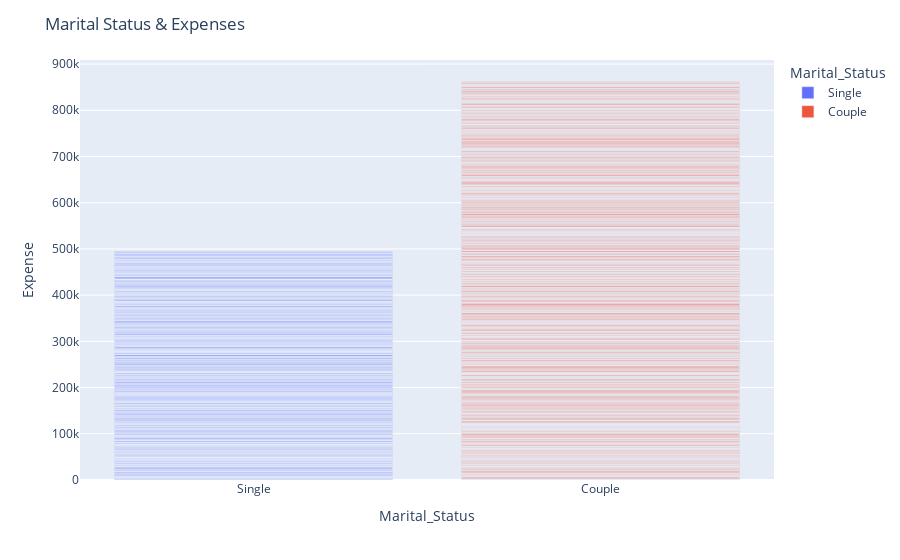

The cell this chart's notebook holds for it:
### Code cell
fig = px.bar(df, x='Marital_Status', y='Expense', color="Marital_Status")
fig.update_layout(title='Marital Status & Expenses')
fig.show()

### Figure 1 — Plotly figure (JSON) as saved in the notebook; plotly's stock layout.template omitted (floating-point values rounded to 4 significant figures; data arrays with more than 128 entries replaced by an {"elided": "..."} marker saying what was removed)
{"data": [{"alignmentgroup": "True", "hovertemplate": "Marital_Status=%{x}<br>Expense=%{y}<extra></extra>", "legendgroup": "Single", "marker": {"color": "#636efa", "pattern": {"shape": ""}}, "name": "Single", "offsetgroup": "Single", "orientation": "v", "showlegend": true, "textposition": "auto", "type": "bar", "x": {"elided": "796 str values"}, "xaxis": "x", "y": {"elided": "796 int values"}, "yaxis": "y"}, {"alignmentgroup": "True", "hovertemplate": "Marital_Status=%{x}<br>Expense=%{y}<extra></extra>", "legendgroup": "Couple", "marker": {"color": "#EF553B", "pattern": {"shape": ""}}, "name": "Couple", "offsetgroup": "Couple", "orientation": "v", "showlegend": true, "textposition": "auto", "type": "bar", "x": {"elided": "1444 str values"}, "xaxis": "x", "y": {"elided": "1444 int values"}, "yaxis": "y"}], "layout": {"barmode": "relative", "legend": {"title": {"text": "Marital_Status"}, "tracegroupgap": 0}, "margin": {"t": 60}, "title": {"text": "Marital Status & Expenses"}, "xaxis": {"anchor": "y", "categoryarray": ["Single", "Couple"], "categoryorder": "array", "domain": [0, 1], "title": {"text": "Marital_Status"}}, "yaxis": {"anchor": "x", "domain": [0, 1], "title": {"text": "Expense"}}}}
